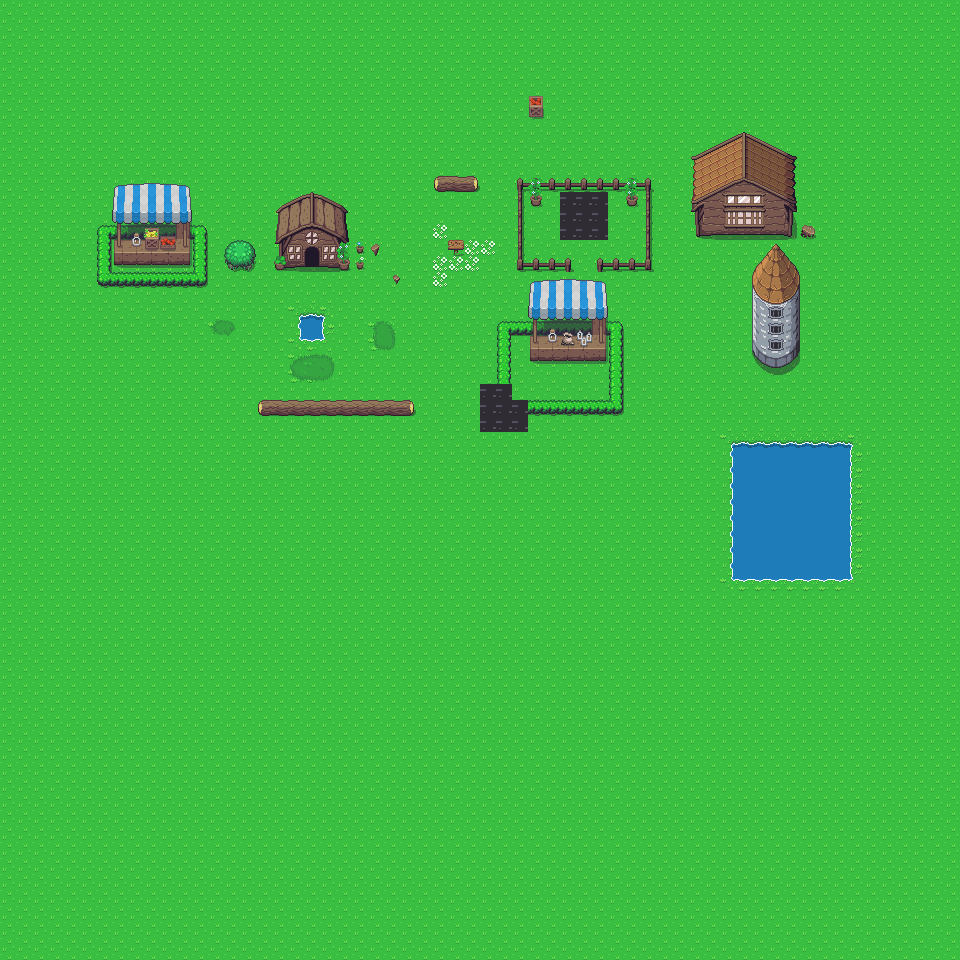

A 2D game scene composited from a Tiled map and its tileset images. What follows is a short description and the map's XML, with each tile layer's data collapsed to a summary:
An orthogonal 60x60 tile map with 16x16 px tiles, 8 tile layers (ground, ground decoration, blocking tiles, hidden blocking, ...), 8 tilesets and 18 objects (otherlayertest2, character2, heart1, character, heart2, ...).

<map version="1.10" tiledversion="1.11.2" orientation="orthogonal" renderorder="right-down" width="60" height="60" tilewidth="16" tileheight="16" infinite="0" nextlayerid="26" nextobjectid="32">
 <properties>
  <property name="characterObj" value="character" />
 </properties>
 <tileset firstgid="1" name="Overworld" tilewidth="16" tileheight="16" tilecount="4356" columns="66">
  <image source="assets/Overworld.png" width="1056" height="1056" />
 </tileset>
 <tileset firstgid="4357" name="character" tilewidth="16" tileheight="32" tilecount="128" columns="16">
  <image source="assets/character.png" width="256" height="256" />
 </tileset>
 <tileset firstgid="4485" name="character_wide" tilewidth="32" tileheight="32" tilecount="64" columns="8">
  <image source="assets/character.png" width="256" height="256" />
 </tileset>
 <tileset firstgid="4549" name="objects" tilewidth="16" tileheight="16" tilecount="720" columns="36">
  <image source="assets/objects.png" width="576" height="320" />
 </tileset>
 <tileset firstgid="5269" name="objects32" tilewidth="32" tileheight="32" tilecount="180" columns="18">
  <image source="assets/objects.png" width="576" height="320" />
 </tileset>
 <tileset firstgid="5449" name="Overworld32" tilewidth="32" tileheight="32" tilecount="1089" columns="33">
  <image source="assets/Overworld.png" width="1056" height="1056" />
 </tileset>
 <tileset firstgid="6538" name="overworld48" tilewidth="48" tileheight="48" tilecount="484" columns="22">
  <image source="assets/Overworld.png" width="1056" height="1056" />
 </tileset>
 <tileset firstgid="7022" name="crow1" tilewidth="32" tileheight="32" tilecount="16" columns="4">
  <image source="assets/crow1.png" width="128" height="128" />
 </tileset>
 <layer id="1" name="ground" width="60" height="60">
  <data>[3600 cells, 3600 non-empty, 13 distinct tile ids]</data>
 </layer>
 <layer id="4" name="ground decoration" width="60" height="60">
  <data>[3600 cells, 23 non-empty, 10 distinct tile ids]</data>
 </layer>
 <layer id="3" name="blocking tiles" width="60" height="60">
  <properties>
   <property name="blocking" type="bool" value="true" />
  </properties>
  <data>[3600 cells, 244 non-empty, 81 distinct tile ids]</data>
 </layer>
 <layer id="23" name="hidden blocking" width="60" height="60">
  <properties>
   <property name="blocking" type="bool" value="true" />
   <property name="hidden" type="bool" value="true" />
  </properties>
  <data>[3600 cells, 17 non-empty, 1 distinct tile ids]</data>
 </layer>
 <objectgroup id="25" name="Object Layer 3">
  <object id="30" name="otherlayertest2" gid="5457" x="431" y="431.5" width="32" height="32">
   <properties>
    <property name="tileXAnim" type="bool" value="true" />
    <property name="tileXMax" type="int" value="10" />
    <property name="tileXMin" type="int" value="8" />
    <property name="tileXTime" type="int" value="200" />
    <property name="tileYMax" type="int" value="1" />
    <property name="tileYMin" type="int" value="0" />
   </properties>
  </object>
 </objectgroup>
 <objectgroup id="21" name="objects">
  <properties>
   <property name="zIndexing" type="bool" value="true" />
  </properties>
  <object id="14" name="character2" gid="4521" x="400" y="240" width="32" height="32">
   <properties>
    <property name="changeArtifact" value="strandedbike" />
    <property name="characterObj" value="character" />
    <property name="hidden" type="bool" value="true" />
    <property name="offsetX" type="float" value="0.4" />
    <property name="offsetY" type="float" value="-0.8" />
    <property name="speed" type="float" value="0.2" />
    <property name="tileXIdle" type="int" value="4" />
    <property name="tileXMax" type="int" value="7" />
    <property name="tileXMin" type="int" value="4" />
    <property name="tileXTime" type="int" value="200" />
    <property name="tileYDown" type="int" value="4" />
    <property name="tileYLeft" type="int" value="7" />
    <property name="tileYRight" type="int" value="5" />
    <property name="tileYUp" type="int" value="6" />
    <property name="trigger" value="setCharacterObj" />
   </properties>
  </object>
  <object id="16" name="heart1" gid="4841" x="357.333" y="342.667" width="16" height="16">
   <properties>
    <property name="tileXAnim" type="bool" value="true" />
    <property name="tileXMax" type="int" value="7" />
    <property name="tileXMin" type="int" value="4" />
    <property name="tileXTime" type="int" value="200" />
   </properties>
  </object>
  <object id="15" name="character" gid="4357" x="448" y="226" width="16" height="32">
   <properties>
    <property name="idleAnim" type="bool" value="true" />
    <property name="offsetY" type="int" value="-1" />
    <property name="speed" type="float" value="0.1" />
    <property name="tileXIdle" type="int" value="0" />
    <property name="tileXMax" type="int" value="3" />
    <property name="tileXMaxIdle" type="int" value="12" />
    <property name="tileXMin" type="int" value="0" />
    <property name="tileXMinIdle" type="int" value="9" />
    <property name="tileXTime" type="int" value="200" />
    <property name="tileYDown" type="int" value="0" />
    <property name="tileYDownIdle" type="int" value="0" />
    <property name="tileYLeft" type="int" value="3" />
    <property name="tileYLeftIdle" type="int" value="3" />
    <property name="tileYRight" type="int" value="1" />
    <property name="tileYRightIdle" type="int" value="1" />
    <property name="tileYUp" type="int" value="2" />
    <property name="tileYUpIdle" type="int" value="2" />
   </properties>
  </object>
  <object id="17" name="heart2" gid="4657" x="388" y="280" width="16" height="16">
   <properties>
    <property name="tileXAnim" type="bool" value="true" />
    <property name="tileXMax" type="int" value="3" />
    <property name="tileXMin" type="int" value="0" />
    <property name="tileXTime" type="int" value="300" />
   </properties>
  </object>
  <object id="18" name="fire1" gid="4661" x="448" y="336" width="16" height="16">
   <properties>
    <property name="tileXAnim" type="bool" value="true" />
    <property name="tileXMax" type="int" value="10" />
    <property name="tileXMin" type="int" value="4" />
    <property name="tileXTime" type="int" value="200" />
   </properties>
  </object>
  </objectgroup>
 <objectgroup id="24" name="Object Layer 2">
  <!-- 1 objects omitted --></objectgroup>
 <layer id="5" name="Tile Layer 4" width="60" height="60">
  <data>[3600 cells, 15 non-empty, 13 distinct tile ids]</data>
 </layer>
 <layer id="15" name="above char" width="60" height="60" tintcolor="#0055ff">
  <properties>
   <property name="aboveChar" type="bool" value="true" />
  </properties>
  <data>[3600 cells, 99 non-empty, 69 distinct tile ids]</data>
 </layer>
 <layer id="17" name="test" width="60" height="60">
  <data>[3600 cells, 4 non-empty, 4 distinct tile ids]</data>
 </layer>
 <layer id="16" name="above char 2" width="60" height="60" tintcolor="#0055ff">
  <properties>
   <property name="aboveChar" type="bool" value="true" />
  </properties>
  <data>[3600 cells, 15 non-empty, 11 distinct tile ids]</data>
 </layer>
</map>
<!-- 12 of 18 objects omitted -->
